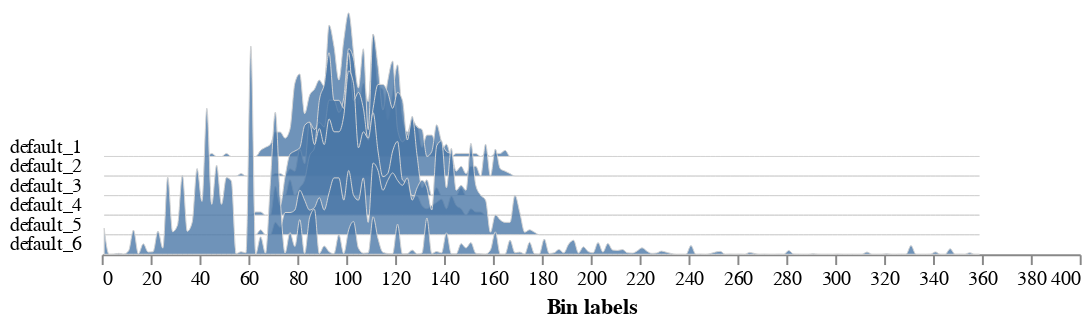
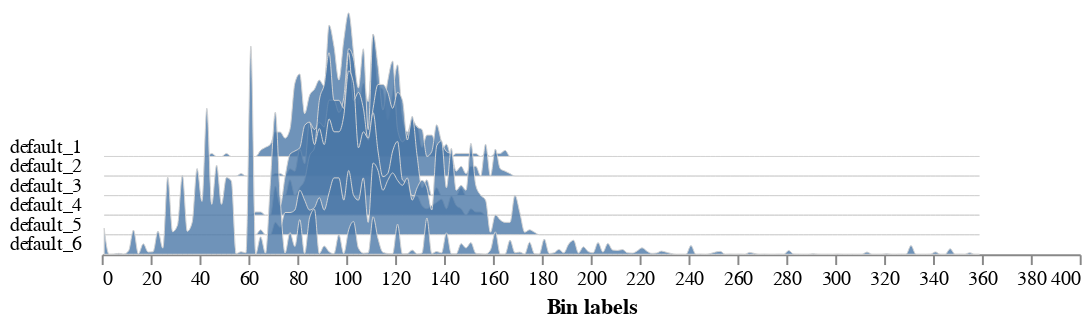

Write notebook code for charts like these, in order.
### Code cell
analyze_color(rgb_img=color_img, labeled_mask=lbl_mask, n_labels=n_lbls, colorspaces='all')

### Figure 1 — Vega-Lite specification as saved in the notebook (floating-point values rounded to 4 significant figures; data arrays with more than 128 entries replaced by an {"elided": "..."} marker saying what was removed)
{"config": {"view": {"continuousWidth": 300, "continuousHeight": 300, "stroke": null}, "axis": {"grid": false}, "facet": {"columns": 1, "spacing": 0}, "title": {"anchor": "end"}}, "data": {"name": "data-fba026c010db738a0ff3c73eec14734f"}, "facet": {"field": "sample", "header": {"labelAngle": 0, "labelAlign": "left", "labelOrient": "left"}, "title": null, "type": "nominal"}, "spec": {"mark": {"type": "area", "fillOpacity": 0.8, "interpolate": "monotone", "stroke": "lightgray", "strokeWidth": 0.5}, "encoding": {"x": {"field": "label", "title": "Bin labels", "type": "quantitative"}, "y": {"axis": null, "field": "value", "scale": {"range": [10, -100]}, "type": "quantitative"}}, "height": 10, "width": 500}, "bounds": "flush", "$schema": "https://vega.github.io/schema/vega-lite/v5.20.1.json", "datasets": {"data-fba026c010db738a0ff3c73eec14734f": {"elided": "1080 records"}}}

### Figure 2 — Vega-Lite specification as saved in the notebook (floating-point values rounded to 4 significant figures; data arrays with more than 128 entries replaced by an {"elided": "..."} marker saying what was removed)
{"config": {"view": {"continuousWidth": 300, "continuousHeight": 300, "stroke": null}, "axis": {"grid": false}, "facet": {"columns": 1, "spacing": 0}, "title": {"anchor": "end"}}, "data": {"name": "data-fba026c010db738a0ff3c73eec14734f"}, "facet": {"field": "sample", "header": {"labelAngle": 0, "labelAlign": "left", "labelOrient": "left"}, "title": null, "type": "nominal"}, "spec": {"mark": {"type": "area", "fillOpacity": 0.8, "interpolate": "monotone", "stroke": "lightgray", "strokeWidth": 0.5}, "encoding": {"x": {"field": "label", "title": "Bin labels", "type": "quantitative"}, "y": {"axis": null, "field": "value", "scale": {"range": [10, -100]}, "type": "quantitative"}}, "height": 10, "width": 500}, "bounds": "flush", "$schema": "https://vega.github.io/schema/vega-lite/v5.20.1.json", "datasets": {"data-fba026c010db738a0ff3c73eec14734f": {"elided": "1080 records"}}}
